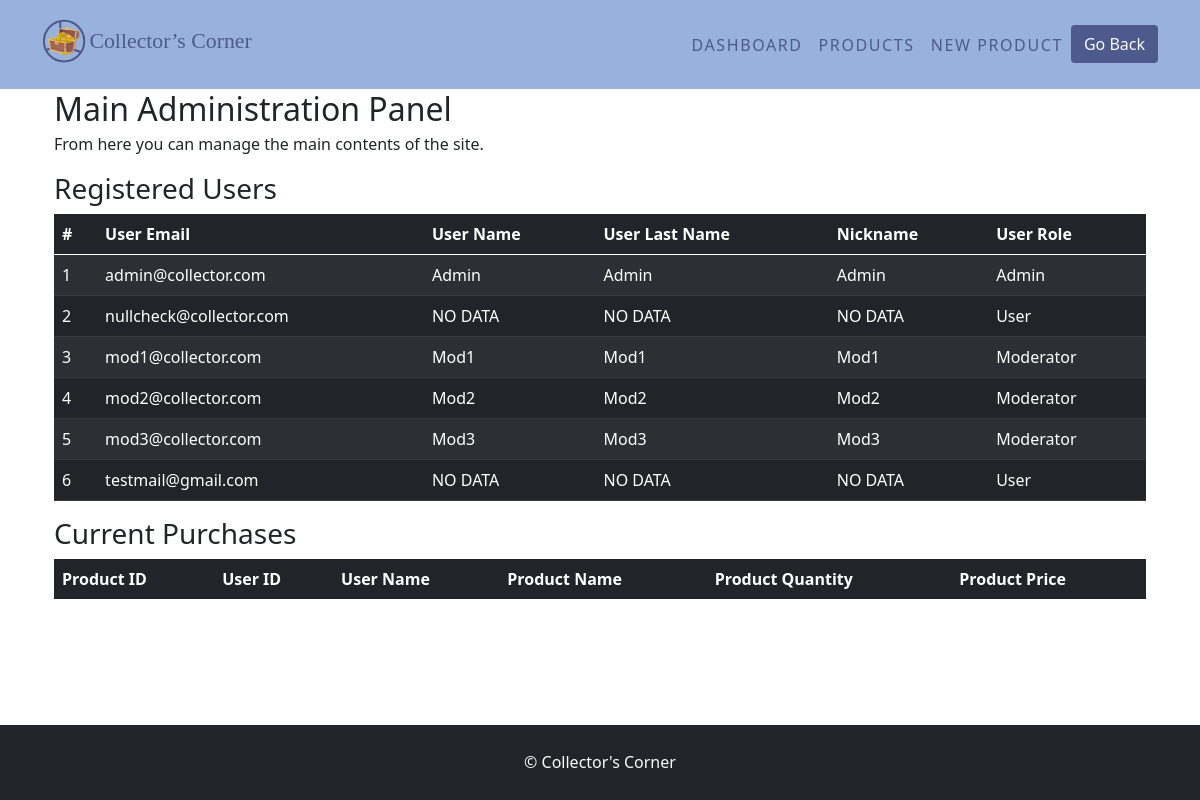
Screenshot of /sitio/panel/index.php (signed in) with the database file from the repository.
### tables this page shows
CREATE TABLE IF NOT EXISTS `users` (
  `user_id` INT UNSIGNED NOT NULL AUTO_INCREMENT,
  `email` VARCHAR(255) NOT NULL,
  `password` VARCHAR(255) NOT NULL,
  `name` VARCHAR(65) NULL,
  `last_name` VARCHAR(65) NULL,
  `nick_name` VARCHAR(65) NULL,
  `user_role_fk` TINYINT(3) UNSIGNED NULL,
  PRIMARY KEY (`user_id`),
  UNIQUE INDEX `email_UNIQUE` (`email` ASC),
  INDEX `fk_users_user_roles1_idx` (`user_role_fk` ASC),
  CONSTRAINT `fk_users_user_roles1`
    FOREIGN KEY (`user_role_fk`)
    REFERENCES `user_roles` (`user_role_id`)
    ON DELETE NO ACTION
    ON UPDATE NO ACTION);

### sitio/bootstrap/autoload.php (called while the page is built, shortened)
<?php
spl_autoload_register(function($className) {
    $className = substr($className, 9);
    $className = str_replace('\\', DIRECTORY_SEPARATOR, $className);
    $filename = __DIR__ . '/../classes/' . $className . '.php';
});

### sitio/classes/Auth/Authentication.php (called while the page is built, shortened)
<?php
class Authentication {
    public function isAuthenticated(): bool {
        return isset($_SESSION['user_id']);
    }
    public function isAdmin(): bool {
        return $_SESSION['user_role_fk'] === 1;
    }
}

### sitio/classes/Models/Model.php (called while the page is built, shortened)
<?php
class Model {
    protected string $table = "";
    public function getAll(): array {
        $db = (new DBConnection())->getDB();
        $query = "SELECT * FROM {$this->table}";
        $stmt = $db->prepare($query);
        $stmt->execute();
        $stmt->setFetchMode(\PDO::FETCH_CLASS, static::class);
        return $stmt->fetchAll();
    }
}

### sitio/classes/Models/User.php (called while the page is built, shortened)
<?php
class User extends Model {
    protected int $user_id;
    protected int $user_role_fk;
    protected string $email;
    protected ?string $name;
    protected ?string $last_name;
    protected ?string $nick_name;
    public function getUserId() {
        return $this->user_id;
    }
    public function getEmail() {
        return $this->email;
    }
    public function getName() {
        return $this->name;
    }
    public function getLastName() {
        return $this->last_name;
    }
    public function getNickName() {
        return $this->nick_name;
    }
    public function getUserRole() {
        return $this->user_role_fk;
    }
}

### sitio/libraries/helpers.php (called while the page is built, shortened)
<?php
function specialChatConv(?string $string): string {
    return htmlspecialchars($string);
}
function getUserBadge(string $string): string {
    if($string === '1') {
        return 'Admin';
    }else if($string === '2') {
        return 'Moderator';
    } else {
        return 'User';
    }
}

### sitio/panel/pages/dashboard.php (the view, shortened to what this page needs)
<?php
$user = new Collector\Models\User();
$users = $user->getAll();
?>
<section class="container">
    <h2 class="mb-1">Main Administration Panel</h2>
    <p>From here you can manage the main contents of the site.</p>
    <h3>Registered Users</h3>
    <table class="table table-striped table-dark">
        <thead>
        <tr>
            <th scope="col">#</th>
            <th scope="col">User Email</th>
            <th scope="col">User Name</th>
            <th scope="col">User Last Name</th>
            <th scope="col">Nickname</th>
            <th scope="col">User Role</th>
        </tr>
        </thead>
        <tbody>
    <?php
    foreach($users as $user):
    ?>
        <tr>
            <td><?= $user->getUserId();?></td>
            <td><?= $user->getEmail();?></td>
            <td><?= specialChatConv($user->getName()) == null ? "NO DATA" : specialChatConv($user->getName());?></td>
            <td><?= specialChatConv($user->getLastName())  == null ? "NO DATA" : specialChatConv($user->getLastName());?></td>
            <td><?= specialChatConv($user->getNickName())  == null ? "NO DATA" : specialChatConv($user->getNickName());?></td>
            <td><?= specialChatConv(getUserBadge($user->getUserRole()));?></td>
        </tr>
    <?php
    endforeach;
    ?>
        </tbody>
    </table>
    <h3>Current Purchases</h3>
    <table class="table table-striped table-dark">
        <thead>
        <tr>
            <th scope="col">Product ID</th>
            <th scope="col">User ID</th>
            <th scope="col">User Name</th>
            <th scope="col">Product Name</th>
            <th scope="col">Product Quantity</th>
            <th scope="col">Product Price</th>
        </tr>
        </thead>
    </table>
</section>

### sitio/panel/index.php (shortened to what this page needs)
<?php
require_once __DIR__ . '/../libraries/helpers.php';
$page = $_GET['s'] ?? 'dashboard';
$authentication = new Collector\Auth\Authentication();
?>
<!DOCTYPE html>
<html lang="en">
<head>
    <link rel="stylesheet" href="../css/bootstrap.css"/>
    <link rel="stylesheet" href="https://use.fontawesome.com/releases/v5.7.2/css/all.css"/>
    <link rel="stylesheet" href="../styles/styles.css"/>
</head>
<body>
    <div id="page-container">
        <header>
            <div class="main-light-bg">
                <div class="container-lg nav-container main-light-bg">
                    <nav id="main-nav" class="navbar navbar-expand-lg navbar-light">
                        <a href="../index.php?s=home" id="home-link" class="navbar-brand">
                            <div id="logo-container">
                            </div>
                        </a>
                        <div class="collapse navbar-collapse m-auto" id="barra-de-navegacion">
                            <?php
                                if($authentication->isAuthenticated() && $authentication->isAdmin()):
                            ?>
                            <ul class="navbar-nav text-center ms-auto">
                                <li class="nav-item">
                                    <a class="nav-link custom-nav-link" href="index.php?s=dashboard">Dashboard</a>
                                </li>
                                <li class="nav-item">
                                    <a class="nav-link custom-nav-link" href="index.php?s=products">Products</a>
                                </li>
                                <li class="nav-item">
                                    <a class="nav-link custom-nav-link" href="index.php?s=new-product">New Product</a>
                                </li>
                                <li class="nav-item">
                                    <form action="../index.php?s=home" method="post">
                                        <button type="submit" class="btn text-light align-self-center main-dark-bg">Go Back</button>
                                    </form>
                                </li>
                            </ul>
                            <?php
                            endif;
                            ?>
                        </div>
                    </nav>
                </div>
            </div>
        </header>
        <main class="main-content container-lg pb-2">
            <div id="content-wrap">
                <?php
                $filename = __DIR__ . '/pages/' . $page . '.php';
                if(file_exists($filename)) {
                    require $filename;
                } else {
                    require __DIR__ . '/pages/404.php';
                }
                ?>
            </div>
        </main>
        <footer id="main-footer" class="bg-dark">
            <div class="container-lg text-center" >
                <p>&copy; Collector's Corner</p>
            </div>
        </footer>
    </div>
</body>
</html>

### sitio/styles/styles.css (style rules this page uses)
:root { --main-bg-color-dark: #4e598c !important; --main-bg-color-light: #99b2dd !important; --main-color-dark: #4e598c !important; --main-color-light: #99b2dd !important; }
.main-dark-bg { background-color: var(--main-bg-color-dark); }
.main-light-bg { background-color: var(--main-bg-color-light); }
html, body, #page-container { height: 100%; }
#logo-container { width: 250px; height: 55px; background: url(../imgs/full-main-logo.svg) center center no-repeat; display: inline-block; }
#main-nav div ul li .custom-nav-link { color: var(--main-color-dark); text-transform: uppercase; font-weight: 500; letter-spacing: .1em; }
#page-container { display: grid; grid-template-rows: 90px 1fr 75px; }
#content-wrap { padding-bottom: 2.5rem; }
#main-footer { position: relative; bottom: 0; width: 100%; color: #fafafa; line-height: 75px; text-align: center; }
#main-footer p { margin-bottom: 0; }

### rows the page displays
users: user_id "1", email "admin@collector.com", name "Admin", last_name "Admin", nick_name "Admin", user_role_fk "Admin"
users: user_id "2", email "nullcheck@collector.com", shows "NO DATA", user_role_fk "User"
users: user_id "3", email "mod1@collector.com", name "Mod1", last_name "Mod1", nick_name "Mod1", user_role_fk "Moderator"
users: user_id "4", email "mod2@collector.com", name "Mod2", last_name "Mod2", nick_name "Mod2", user_role_fk "Moderator"
users: user_id "5", email "mod3@collector.com", name "Mod3", last_name "Mod3", nick_name "Mod3", user_role_fk "Moderator"
users: user_id "6", email "testmail@gmail.com", shows "NO DATA", user_role_fk "User"
